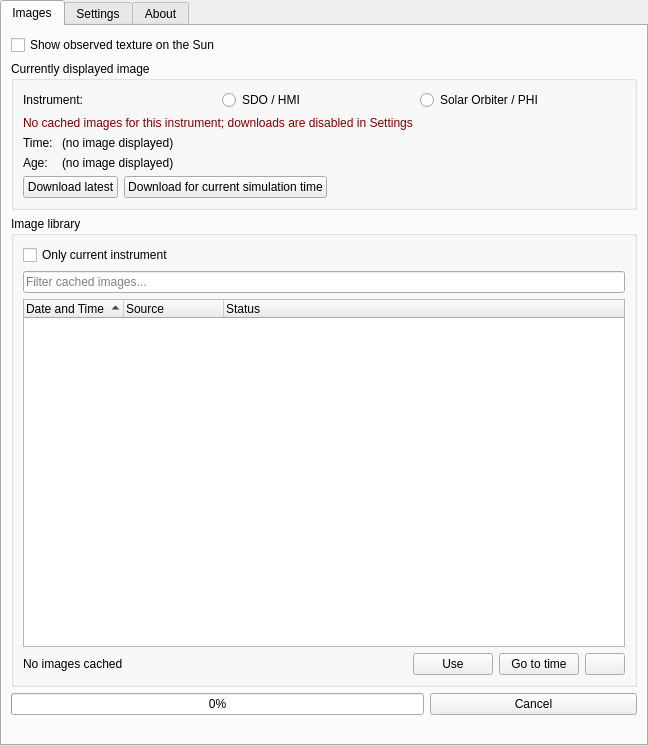
<?xml version="1.0" encoding="UTF-8"?>
<ui version="4.0">
 <class>SunspotsDialog</class>
 <widget class="QWidget" name="SunspotsDialog">
  <property name="geometry">
   <rect>
    <x>0</x>
    <y>0</y>
    <width>648</width>
    <height>746</height>
   </rect>
  </property>
  <property name="windowTitle">
   <string>Sunspots</string>
  </property>
  <layout class="QVBoxLayout" name="verticalLayout_2">
   <property name="spacing">
    <number>0</number>
   </property>
   <property name="leftMargin">
    <number>0</number>
   </property>
   <property name="topMargin">
    <number>0</number>
   </property>
   <property name="rightMargin">
    <number>0</number>
   </property>
   <property name="bottomMargin">
    <number>0</number>
   </property>
   <item>
    <widget class="TitleBar" name="titleBar">
     <property name="title" stdset="0">
      <string>Sunspots</string>
     </property>
    </widget>
   </item>
   <item>
    <widget class="QTabWidget" name="tabs">
     <property name="currentIndex">
      <number>0</number>
     </property>
     <property name="documentMode">
      <bool>false</bool>
     </property>
     <widget class="QWidget" name="imagesTab">
      <attribute name="title">
       <string>Images</string>
      </attribute>
      <layout class="QGridLayout" name="gridLayout">
       <item row="1" column="0" colspan="3">
        <widget class="QGroupBox" name="imageGroup">
         <property name="title">
          <string notr="true">Currently displayed image</string>
         </property>
         <layout class="QGridLayout" name="gridLayout_4">
          <item row="5" column="0">
           <widget class="QLabel" name="ageLabel">
            <property name="sizePolicy">
             <sizepolicy hsizetype="Minimum" vsizetype="Preferred">
              <horstretch>0</horstretch>
              <verstretch>0</verstretch>
             </sizepolicy>
            </property>
            <property name="text">
             <string>Age: </string>
            </property>
           </widget>
          </item>
          <item row="5" column="1" colspan="2">
           <widget class="QLabel" name="displayedImageAge">
            <property name="sizePolicy">
             <sizepolicy hsizetype="Expanding" vsizetype="Preferred">
              <horstretch>0</horstretch>
              <verstretch>0</verstretch>
             </sizepolicy>
            </property>
            <property name="text">
             <string>(no image displayed)</string>
            </property>
           </widget>
          </item>
          <item row="6" column="0" colspan="4">
           <layout class="QHBoxLayout" name="horizontalLayout">
            <item>
             <widget class="QPushButton" name="downloadLatestBtn">
              <property name="text">
               <string>Download latest</string>
              </property>
             </widget>
            </item>
            <item>
             <widget class="QPushButton" name="downloadForSimTimeBtn">
              <property name="text">
               <string>Download for current simulation time</string>
              </property>
             </widget>
            </item>
            <item>
             <spacer name="horizontalSpacer">
              <property name="orientation">
               <enum>Qt::Horizontal</enum>
              </property>
              <property name="sizeHint" stdset="0">
               <size>
                <width>40</width>
                <height>20</height>
               </size>
              </property>
             </spacer>
            </item>
           </layout>
          </item>
          <item row="3" column="0">
           <widget class="QLabel" name="timeLabel">
            <property name="sizePolicy">
             <sizepolicy hsizetype="Minimum" vsizetype="Preferred">
              <horstretch>0</horstretch>
              <verstretch>0</verstretch>
             </sizepolicy>
            </property>
            <property name="text">
             <string>Time: </string>
            </property>
           </widget>
          </item>
          <item row="3" column="1">
           <widget class="QLabel" name="displayedTime">
            <property name="sizePolicy">
             <sizepolicy hsizetype="Expanding" vsizetype="Preferred">
              <horstretch>0</horstretch>
              <verstretch>0</verstretch>
             </sizepolicy>
            </property>
            <property name="text">
             <string>(no image displayed)</string>
            </property>
            <property name="textInteractionFlags">
             <set>Qt::LinksAccessibleByMouse|Qt::TextSelectableByMouse</set>
            </property>
           </widget>
          </item>
          <item row="2" column="0" colspan="2">
           <widget class="QLabel" name="cacheEmptyError">
            <property name="styleSheet">
             <string notr="true">color: #800000;</string>
            </property>
            <property name="text">
             <string>No cached images for this instrument; downloads are disabled in Settings</string>
            </property>
           </widget>
          </item>
          <item row="0" column="0" colspan="2">
           <layout class="QHBoxLayout" name="horizontalLayout_5">
            <item>
             <widget class="QLabel" name="label">
              <property name="text">
               <string>Instrument:</string>
              </property>
             </widget>
            </item>
            <item>
             <widget class="QRadioButton" name="hmiRadioButton">
              <property name="text">
               <string>SDO / HMI</string>
              </property>
             </widget>
            </item>
            <item>
             <widget class="QRadioButton" name="phiRadioButton">
              <property name="text">
               <string>Solar Orbiter / PHI</string>
              </property>
             </widget>
            </item>
           </layout>
          </item>
         </layout>
        </widget>
       </item>
       <item row="0" column="0" colspan="2">
        <widget class="QCheckBox" name="textureEnabled">
         <property name="text">
          <string>Show observed texture on the Sun</string>
         </property>
        </widget>
       </item>
       <item row="2" column="0" colspan="3">
        <widget class="QGroupBox" name="imageLibraryGroup">
         <property name="title">
          <string>Image library</string>
         </property>
         <layout class="QGridLayout" name="gridLayout_3">
          <item row="1" column="0" colspan="5">
           <widget class="QLineEdit" name="cacheListFilter">
            <property name="placeholderText">
             <string>Filter cached images...</string>
            </property>
           </widget>
          </item>
          <item row="3" column="1">
           <spacer name="horizontalSpacer_4">
            <property name="orientation">
             <enum>Qt::Horizontal</enum>
            </property>
            <property name="sizeHint" stdset="0">
             <size>
              <width>40</width>
              <height>20</height>
             </size>
            </property>
           </spacer>
          </item>
          <item row="2" column="0" colspan="5">
           <widget class="QTreeWidget" name="cachedImageList">
            <property name="rootIsDecorated">
             <bool>false</bool>
            </property>
            <property name="sortingEnabled">
             <bool>true</bool>
            </property>
            <property name="headerHidden">
             <bool>false</bool>
            </property>
            <column>
             <property name="text">
              <string>Date and Time</string>
             </property>
            </column>
            <column>
             <property name="text">
              <string>Source</string>
             </property>
             <property name="toolTip">
              <string>HMI (NRT) denotes HMI Near Real-Time data, and PHI (LL) denotes PHI Low Latency FITS data.
PHI (JP2) denotes Low Latency JPEG2000 quicklook images.
HMI and PHI without a suffix denote the standard science products.</string>
             </property>
            </column>
            <column>
             <property name="text">
              <string>Status</string>
             </property>
            </column>
           </widget>
          </item>
          <item row="3" column="3">
           <widget class="QPushButton" name="goToEntryTimeBtn">
            <property name="text">
             <string>Go to time</string>
            </property>
           </widget>
          </item>
          <item row="0" column="0">
           <widget class="QCheckBox" name="onlyCurrentInstrument">
            <property name="text">
             <string>Only current instrument</string>
            </property>
           </widget>
          </item>
          <item row="3" column="0">
           <widget class="QLabel" name="cacheSummaryLabel">
            <property name="text">
             <string>No images cached</string>
            </property>
           </widget>
          </item>
          <item row="3" column="4">
           <widget class="QPushButton" name="deleteEntryBtn">
            <property name="accessibleName">
             <string>Delete cached image</string>
            </property>
            <property name="icon">
             <iconset resource="../../../../data/gui/guiRes.qrc">
              <normaloff>:/graphicGui/uibtDelete.png</normaloff>
              <disabledoff>:/graphicGui/uibtDelete-disabled.png</disabledoff>:/graphicGui/uibtDelete.png</iconset>
            </property>
           </widget>
          </item>
          <item row="3" column="2">
           <widget class="QPushButton" name="useEntryBtn">
            <property name="text">
             <string>Use</string>
            </property>
           </widget>
          </item>
         </layout>
        </widget>
       </item>
       <item row="3" column="0" colspan="2">
        <widget class="QProgressBar" name="progressBar">
         <property name="value">
          <number>0</number>
         </property>
        </widget>
       </item>
       <item row="3" column="2">
        <widget class="QPushButton" name="cancelButton">
         <property name="text">
          <string>Cancel</string>
         </property>
        </widget>
       </item>
       <item row="4" column="0" colspan="3">
        <widget class="QLabel" name="errorLabel">
         <property name="text">
          <string/>
         </property>
         <property name="textInteractionFlags">
          <set>Qt::LinksAccessibleByMouse|Qt::TextSelectableByMouse</set>
         </property>
        </widget>
       </item>
      </layout>
     </widget>
     <widget class="QWidget" name="tab">
      <attribute name="title">
       <string>Settings</string>
      </attribute>
      <layout class="QVBoxLayout" name="verticalLayout">
       <item>
        <widget class="QGroupBox" name="autoSelectionGroup">
         <property name="title">
          <string>Automatic image selection</string>
         </property>
         <layout class="QGridLayout" name="gridLayout_2">
          <item row="1" column="2">
           <spacer name="horizontalSpacer_3">
            <property name="orientation">
             <enum>Qt::Horizontal</enum>
            </property>
            <property name="sizeHint" stdset="0">
             <size>
              <width>40</width>
              <height>20</height>
             </size>
            </property>
           </spacer>
          </item>
          <item row="1" column="0">
           <widget class="QLabel" name="maxImageAgeLabel">
            <property name="text">
             <string>Maximum image age</string>
            </property>
           </widget>
          </item>
          <item row="1" column="3">
           <widget class="QSpinBox" name="maxImageAgeSpinBox">
            <property name="suffix">
             <string> min</string>
            </property>
            <property name="minimum">
             <number>6</number>
            </property>
            <property name="maximum">
             <number>9999</number>
            </property>
            <property name="value">
             <number>180</number>
            </property>
           </widget>
          </item>
          <item row="0" column="0" colspan="4">
           <widget class="QCheckBox" name="autoDownloadCB">
            <property name="text">
             <string>Follow simulation time</string>
            </property>
           </widget>
          </item>
          <item row="2" column="0" colspan="4">
           <widget class="QCheckBox" name="continuousUseCacheOnly">
            <property name="text">
             <string>Only use cached images</string>
            </property>
           </widget>
          </item>
         </layout>
        </widget>
       </item>
       <item>
        <widget class="QGroupBox" name="cacheGroup">
         <property name="title">
          <string>Cache</string>
         </property>
         <layout class="QGridLayout" name="gridLayout_5">
          <item row="0" column="2">
           <spacer name="horizontalSpacer_2">
            <property name="orientation">
             <enum>Qt::Horizontal</enum>
            </property>
            <property name="sizeHint" stdset="0">
             <size>
              <width>40</width>
              <height>20</height>
             </size>
            </property>
           </spacer>
          </item>
          <item row="0" column="1">
           <widget class="QLabel" name="cacheSizeLabel">
            <property name="text">
             <string>N/A</string>
            </property>
           </widget>
          </item>
          <item row="0" column="0">
           <widget class="QLabel" name="label_3">
            <property name="text">
             <string>Current cache size: </string>
            </property>
           </widget>
          </item>
          <item row="0" column="3">
           <widget class="QPushButton" name="clearCacheBtn">
            <property name="text">
             <string>Clear cache</string>
            </property>
           </widget>
          </item>
          <item row="1" column="0" colspan="4">
           <widget class="QCheckBox" name="deleteSourceAfterMakingTexture">
            <property name="text">
             <string>Delete source image after making a texture</string>
            </property>
           </widget>
          </item>
         </layout>
        </widget>
       </item>
       <item>
        <spacer name="verticalSpacer">
         <property name="orientation">
          <enum>Qt::Vertical</enum>
         </property>
         <property name="sizeHint" stdset="0">
          <size>
           <width>20</width>
           <height>40</height>
          </size>
         </property>
        </spacer>
       </item>
      </layout>
     </widget>
     <widget class="QWidget" name="aboutTab">
      <attribute name="title">
       <string comment="tab in plugin windows">About</string>
      </attribute>
      <layout class="QVBoxLayout" name="verticalLayout_11">
       <property name="spacing">
        <number>9</number>
       </property>
       <item>
        <widget class="QTextBrowser" name="about">
         <property name="openExternalLinks">
          <bool>true</bool>
         </property>
         <property name="openLinks">
          <bool>true</bool>
         </property>
        </widget>
       </item>
      </layout>
     </widget>
    </widget>
   </item>
  </layout>
 </widget>
 <customwidgets>
  <customwidget>
   <class>TitleBar</class>
   <extends>QFrame</extends>
   <header>Dialog.hpp</header>
   <container>1</container>
  </customwidget>
 </customwidgets>
 <resources>
  <include location="../../../../data/gui/guiRes.qrc"/>
 </resources>
 <connections/>
</ui>
